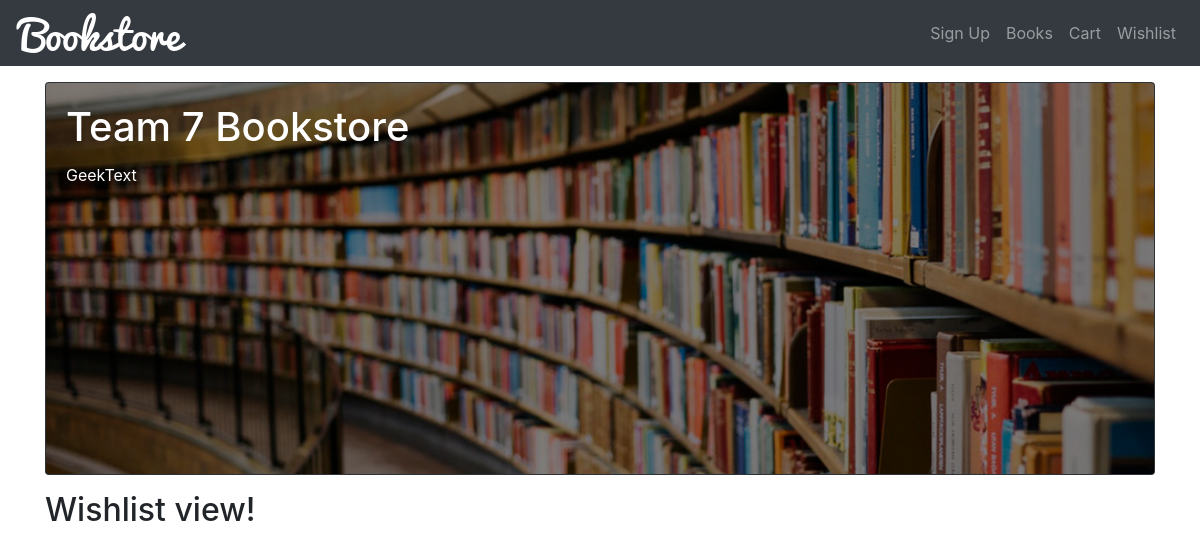
/wishlists/, run on an earlier commit of the app's database.
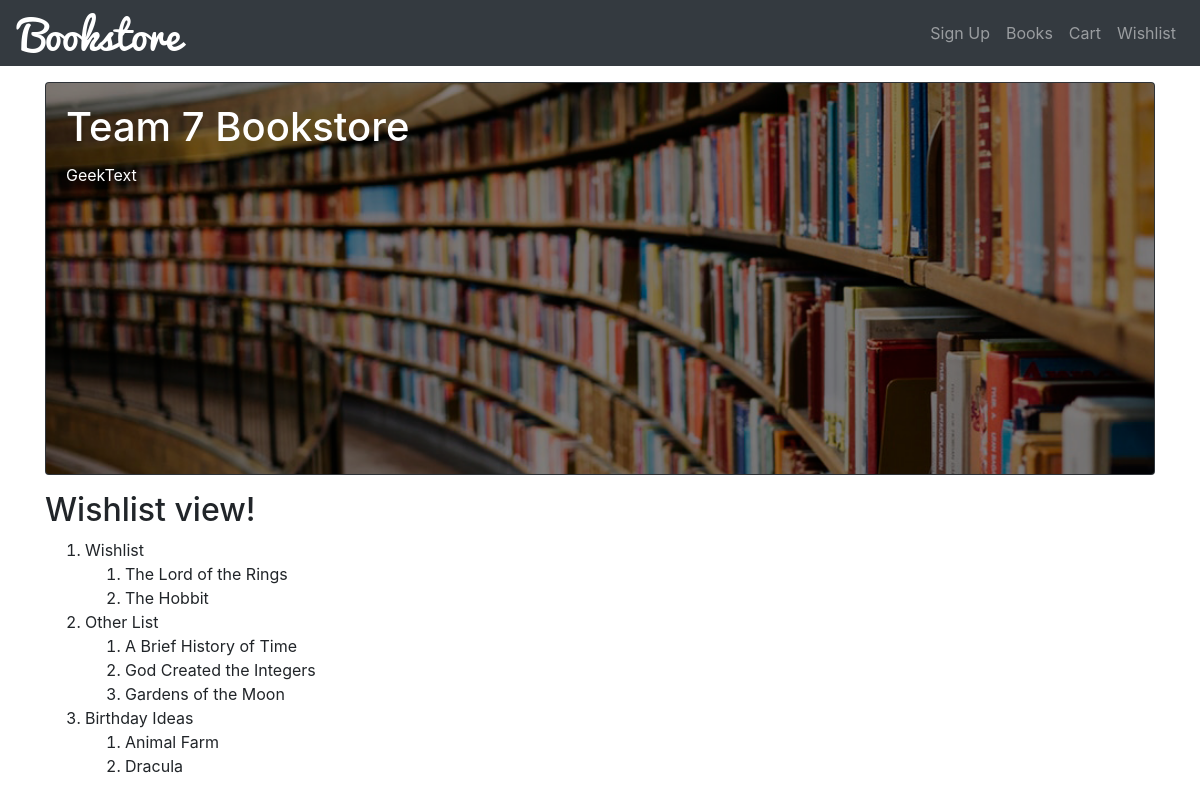
And on a later commit of the database.
### wishlist/models.py (models this page shows, shortened)
class WishlistName(models.Model):
    username = models.CharField(max_length=20, help_text='Placeholder till user ID ready',  primary_key=True)
    wish_list_name_0 = models.CharField(max_length=20, help_text='Enter name for wishlist', default='Wishlist')
    wish_list_name_1 = models.CharField(max_length=20, help_text='Enter name for wishlist', null=True, blank=True)
    wish_list_name_2 = models.CharField(max_length=20, help_text='Enter name for wishlist', null=True, blank=True)

class WishlistEntrie(models.Model):
    username = models.CharField(max_length=20, help_text='Placeholder till user ID ready')
    book = models.ForeignKey('bookstore.Book', on_delete=models.SET_NULL, null=True)
    WISHLIST_HOME = (('0', 'Wishlist 0'), ('1', 'Wishlist 1'), ('2', 'Wishlist 2'))
    home = models.CharField(max_length=1, choices=WISHLIST_HOME, help_text='Select a list to move book to new list')

### bookstore/models.py (models this page shows)
class Book(models.Model):
	title = models.CharField(max_length=100)
	author = models.ForeignKey(Author, on_delete=models.CASCADE)
	datePublished = models.DateField()
	bookDescription = models.TextField(null=True)
	genre = models.ForeignKey(Genre, on_delete=models.SET('Default'))
	publisher = models.ForeignKey(Publisher, on_delete=models.SET('Default'))
	price = models.DecimalField(max_digits=5, decimal_places=2)
	photo = models.ImageField(upload_to="gallery")
	def __str__(self):
		return self.title

### wishlist/views.py (the view)
# urls.py: path('wishlists/', WishlistNameList.as_view(), name= 'wishlists'),
class WishlistNameList(ListView):
    model = WishlistName
    def entries(self):
        return WishlistEntrie.objects.all()

### wishlist/templates/wishlist/wishlistname_list.html
{% extends 'base.html' %}
{% block content %}
  <h2>Wishlist view!</h2>
    <ol>
        {% for wishlistname in object_list %}
            <li>{{ wishlistname.wish_list_name_0 }}<ol>
                {% for wishlistentrie in view.entries %}
                    {% if wishlistentrie.home == '0' %}
                        <li>{{ wishlistentrie.book }}</li>
                    {% endif %}
                {% endfor %}</ol></li>
            {% if wishlistname.wish_list_name_1 != null %}
                <li>{{ wishlistname.wish_list_name_1 }}<ol>
                {% for wishlistentrie in view.entries %}
                    {% if wishlistentrie.home == '1' %}
                        <li>{{ wishlistentrie.book }}</li>
                    {% endif %}
                {% endfor %}</ol></li>
            {% endif %}
            {% if wishlistname.wish_list_name_2 != null %}
                <li>{{ wishlistname.wish_list_name_2 }}<ol>
                {% for wishlistentrie in view.entries %}
                    {% if wishlistentrie.home == '2' %}
                        <li>{{ wishlistentrie.book }}</li>
                    {% endif %}
                {% endfor %}</ol></li>
            {% endif %}
        {% endfor %}
    </ol>
{% endblock content %}

### bookstore/templates/base.html (shortened to what this page needs)
{% load static %}
<!doctype html>
<html lang="en">
    <head>
        <link rel="stylesheet" href="https://stackpath.bootstrapcdn.com/bootstrap/4.3.1/css/bootstrap.min.css">
        <link rel="stylesheet" href="{% static 'css/review-style.css' %}">
    </head>
    <body>
        <nav class="navbar navbar-expand-lg navbar-dark bg-dark">
            <a class="navbar-brand" href="{% url 'bookstore-home' %}"><img src="{% static 'images/logoSmall.png' %}"></a>
            <div class="collapse navbar-collapse" id="navbarSupportedContent">
                <ul class="navbar-nav ml-auto">
                    <li class="nav-item">
                        <a class="nav-link" href="{% url 'signup' %}">Sign Up</a>
                    </li>
                    <li class="nav-item">
                        <a class="nav-link" href="{% url 'bookstore-books' %}">Books</a>
                    </li>
                    <li class="nav-item">
                        <a class="nav-link" href="{% url 'cart' %}">Cart</a>
                    </li>
                     <li class="nav-item">
                        <a class="nav-link" href="{% url 'wishlist' %}">Wishlist</a>
                    </li>
                </ul>
            </div>
        </nav>
        <div class="container">
            <div class="card bg-dark text-white mb-3 mt-3">
                <img class="card-img" src="{% static 'images/books.png' %}" alt="Card image">
                <div class="card-img-overlay">
                    <h1 class="card-title">Team 7 Bookstore</h1>
                    <p class="card-text">
                        {% if title %}
                            {{ title }}
                        {% else %}
                            GeekText
                        {% endif %}
                    </p>
                </div>
            </div>
            {% block content %}
            {% endblock content %}
        </div>
    </body>
</html>

What changed in the data, as far as the page shows it:
added WishlistName: wish_list_name_0 "Wishlist", wish_list_name_1 "Other List", wish_list_name_2 "Birthday Ideas"
now on this page (row edited): WishlistEntrie: book "The Lord of the Rings", shown under "Wishlist"
added WishlistEntrie: book "The Hobbit", shown under "Wishlist"
added WishlistEntrie: book "A Brief History of Time", shown under "Wishlist"
added WishlistEntrie: book "God Created the Integers", shown under "Wishlist"
added WishlistEntrie: book "Gardens of the Moon", shown under "Wishlist"
added WishlistEntrie: book "Animal Farm", shown under "Wishlist"
added WishlistEntrie: book "Dracula", shown under "Wishlist"
